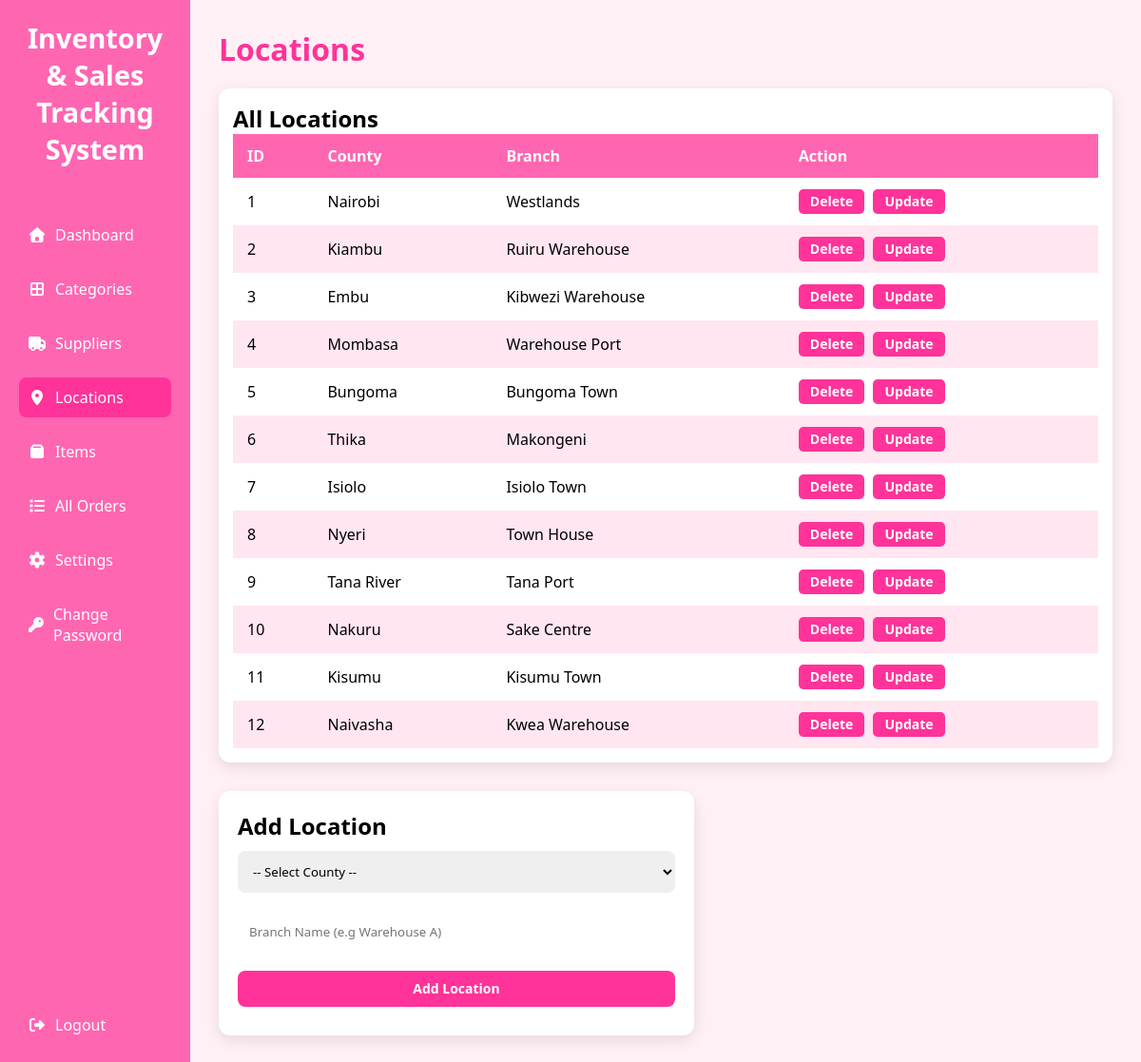
/locations/ (signed in), run on the app's committed database.
### assets/models.py (models this page shows, shortened)
class Location(models.Model):
    county = models.ForeignKey(County,on_delete=models.PROTECT,null=True,blank=True)
    branch_name = models.CharField(max_length=150,null=True,blank=True    )
    description = models.CharField(max_length=255, blank=True, null=True)
    class Meta:
        unique_together = ('county', 'branch_name')

class County(models.Model):
    name = models.CharField(max_length=100, unique=True)

### assets/views.py (the view, shortened to what this page needs)
# urls.py: path('locations/', views.locations_page, name='locations'),
@login_required
def locations_page(request):
    if not request.user.is_staff:
        return redirect('user_dashboard')
    seed_counties()
    counties = County.objects.all().order_by('name')
    locations = Location.objects.select_related('county').all().order_by('id')
    error = None
    return render(request, 'assets/locations.html', {
        "counties": counties,
        "locations": locations,
        "error": error
    })

### assets/views.py (called while the page is built)
def seed_counties():
    counties_list = [
        "Nairobi","Kiambu","Mombasa","Kisumu","Nakuru",
        "Uasin Gishu","Machakos","Meru","Kakamega","Nyeri","Garissa",
        "Bungoma","Busia","Embu","Kitui","Thika","Eldoret","Naivasha",
        "Voi","Lamu","Isiolo","Marsabit","Wajir","Turkana","Samburu",
        "Tana River","West Pokot","Kilifi","Kitengela","Kisii",
        "Kericho","Murang'a","Nyandarua","Transzoia","Narok","Homa Bay",
        "Migori","Siaya","Kwale","Taita Taveta","Nyamira","Rongo",
        "Bomet","Makueni","Marakwet","Tharaka Nithi","Kajiado",
        "Mwingi","Moyale","Mandera"
    ]
    for c in counties_list:
        County.objects.get_or_create(name=c)

### assets/templates/assets/locations.html (shortened to what this page needs)
<!DOCTYPE html>
<html lang="en">
<head>
{% load static %}
<link rel="stylesheet" href="{% static 'fontawesome/css/all.min.css' %}">
</head>
<body>
<aside class="sidebar">
    <h2 class="logo">Inventory & Sales Tracking System</h2>
    <ul class="menu">
        <li><a href="{% url 'dashboard' %}"><i class="fas fa-home"></i> Dashboard</a></li>
        <li><a href="{% url 'categories' %}"><i class="fas fa-th-large"></i> Categories</a></li>
        <li><a href="{% url 'suppliers' %}"><i class="fas fa-truck"></i> Suppliers</a></li>
        <li><a href="{% url 'locations' %}" class="active"><i class="fas fa-map-marker-alt"></i> Locations</a></li>
        <li><a href="{% url 'items' %}"><i class="fas fa-box"></i> Items</a></li>
        <li><a href="{% url 'orders' %}"><i class="fa fa-list"></i> All Orders</a></li>
        <li><a href="{% url 'settings' %}"><i class="fas fa-cog"></i> Settings</a></li>
        <li><a href="{% url 'change_password' %}"><i class="fas fa-key"></i> Change Password</a></li>
    </ul>
    <div class="logout">
        <a href="{% url 'logout' %}"><i class="fas fa-sign-out-alt"></i> Logout</a>
    </div>
</aside>
<main class="main-content">
<h1>Locations</h1>
<div class="table-container">
<h2>All Locations</h2>
<table>
<thead>
<tr>
    <th>ID</th>
    <th>County</th>
    <th>Branch</th>
    <th>Action</th>
</tr>
</thead>
<tbody>
{% for location in locations %}
<tr>
<td>{{ location.id }}</td>
<td>
    {% if location.county %}
        {{ location.county.name }}
    {% else %}
        -
    {% endif %}
</td>
<td>{{ location.branch_name|default:"-" }}</td>
<td>
    <form method="POST"
          action="{% url 'location_delete' location.id %}"
          style="display:inline;">
        <button type="button"
                class="action-btn btn-delete"
                onclick="openModal(this.form)">
            Delete
        </button>
    </form>
    <a href="{% url 'edit_location' location.id %}">
        <button type="button" class="action-btn btn-update">
            Update
        </button>
    </a>
</td>
</tr>
{% empty %}
<tr>
    <td colspan="4" style="text-align:center; padding:15px;">
        No locations available.
    </td>
</tr>
{% endfor %}
</tbody>
</table>
</div>
<div class="form-box">
<h2>Add Location</h2>
<form method="POST">
    <select name="county" required>
        <option value="">-- Select County --</option>
    </select>
    <input type="text" name="branch_name" placeholder="Branch Name (e.g Warehouse A)" required>
    <button class="btn" type="submit">Add Location</button>
</form>
</div>
</main>
</body>
</html>

### assets/templates/assets/locations.html (style rules this page uses)
* { margin:0; padding:0; box-sizing:border-box; font-family:'Segoe UI',sans-serif; }
body { display:flex; min-height:100vh; background:#fff0f5; }
.sidebar { width:200px; background:#ff66b2; padding:20px; color:white; display:flex; flex-direction:column; }
.logo { font-size:1.8rem; font-weight:bold; margin-bottom:30px; text-align:center; }
.menu { list-style:none; flex-grow:1; margin-top:20px; }
.menu li { margin-bottom:15px; }
.menu li a { text-decoration:none; color:white; font-weight:500; display:flex; align-items:center; padding:10px; border-radius:8px; transition:0.3s; }
.menu li a:hover, .menu li a.active { background:#ff3399; }
.menu li a i { margin-right:10px; width:18px; text-align:center; }
.logout { margin-top:auto; }
.logout a { display:flex; align-items:center; padding:10px; text-decoration:none; color:white; font-weight:500; border-radius:8px; }
.logout a i { margin-right:10px; width:18px; }
.main-content { flex:1; padding:30px; }
h1 { font-size:2rem; margin-bottom:20px; color:#ff3399; }
.table-container { overflow-x:auto; background:white; padding:15px; border-radius:12px; box-shadow:0 5px 15px rgba(0,0,0,0.1); margin-bottom:30px; }
table { width:100%; border-collapse:collapse; }
thead { background:#ff66b2; color:white; }
th,td { padding:12px 15px; text-align:left; }
tbody tr:nth-child(even) { background:#ffe6f0; }
.form-box { background:white; padding:20px; margin-top:20px; border-radius:12px; box-shadow:0 5px 15px rgba(0,0,0,0.1); max-width:500px; }
form select, form input { padding:12px; margin:10px 0; border-radius:8px; border:none; width:100%; }
.form-box form button { padding:12px; margin:10px 0; border-radius:8px; border:none; width:100%; background:#ff3399; color:white; font-weight:bold; cursor:pointer; font-size:14px; line-height:1; transition:0.2s; }
.action-btn { padding:6px 12px; border:none; border-radius:5px; cursor:pointer; font-weight:bold; color:white; transition:0.2s; font-size:14px; line-height:1; margin-right:5px; }
.btn-delete { background:#ff3399; }
.btn-update { background:#ff3399; }

### data on the page
Location: id "1", county.name "Nairobi", branch_name "Westlands"
Location: id "2", county.name "Kiambu", branch_name "Ruiru Warehouse"
Location: id "3", county.name "Embu", branch_name "Kibwezi Warehouse"
Location: id "4", county.name "Mombasa", branch_name "Warehouse Port"
Location: id "5", county.name "Bungoma", branch_name "Bungoma Town"
Location: id "6", county.name "Thika", branch_name "Makongeni"
Location: id "7", county.name "Isiolo", branch_name "Isiolo Town"
Location: id "8", county.name "Nyeri", branch_name "Town House"
Location: id "9", county.name "Tana River", branch_name "Tana Port"
Location: id "10", county.name "Nakuru", branch_name "Sake Centre"
Location: id "11", county.name "Kisumu", branch_name "Kisumu Town"
Location: id "12", county.name "Naivasha", branch_name "Kwea Warehouse"
